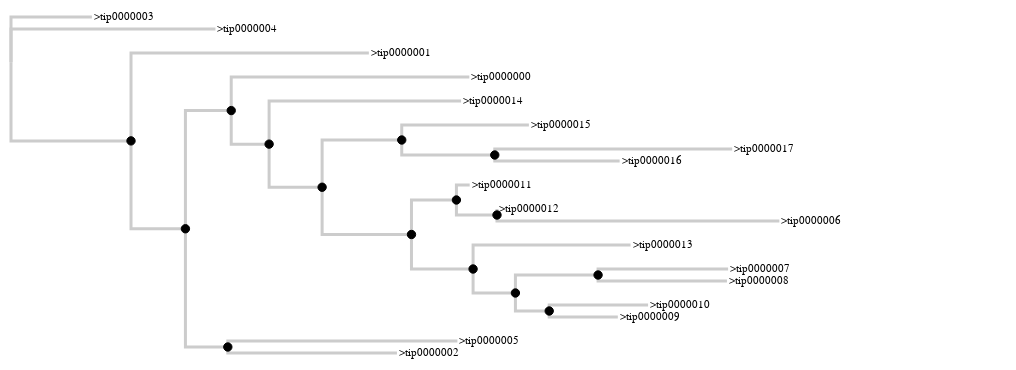

Here is the notebook cell this chart was saved with:
### Code cell
project.show()

### Figure 1 — Vega specification as saved in the notebook (floating-point values rounded to 4 significant figures)
{"$schema": "https://vega.github.io/schema/vega/v3.json", "data": [{"name": "tree", "transform": [{"key": "id", "parentKey": "parent", "type": "stratify"}, {"as": ["y0", "x0", "depth0", "children0"], "method": "cluster", "size": [{"signal": "height"}, {"signal": "width - 100"}], "type": "tree"}, {"as": ["y", "x", "depth", "children"], "method": "cluster", "size": [{"signal": "height"}, {"signal": "width - 100"}], "type": "tree"}, {"as": "x", "expr": "datum.distance * branchScale", "type": "formula"}, {"as": "y", "expr": "datum.y0 * (heightScale / 100)", "type": "formula"}], "values": [{"children": 3, "children0": 3, "depth": 0, "depth0": 0, "distance": 0, "id": "0", "label": "0", "length": 0, "parent": null, "type": "root", "x": 0, "x0": 0, "y": 37.24, "y0": 57.3}, {"children": 0, "children0": 0, "depth": 1, "depth0": 1, "distance": 0.4045, "id": ">tip0000003", "label": ">tip0000003", "length": 0.4045, "parent": "0", "type": "leaf", "x": 40.45, "x0": 900, "y": 7.8, "y0": 12}, {"children": 0, "children0": 0, "depth": 1, "depth0": 1, "distance": 1.022, "id": ">tip0000004", "label": ">tip0000004", "length": 1.022, "parent": "0", "type": "leaf", "x": 102.2, "x0": 900, "y": 15.6, "y0": 24}, {"children": 2, "children0": 2, "depth": 1, "depth0": 1, "distance": 0.6, "id": "1", "label": "1", "length": 0.6, "parent": "0", "type": "node", "x": 60.0, "x0": 90.0, "y": 88.33, "y0": 135.9}, {"children": 0, "children0": 0, "depth": 2, "depth0": 2, "distance": 1.789, "id": ">tip0000001", "label": ">tip0000001", "length": 1.189, "parent": "1", "type": "leaf", "x": 178.9, "x0": 900, "y": 31.2, "y0": 48}, {"children": 2, "children0": 2, "depth": 2, "depth0": 2, "distance": 0.8721, "id": "2", "label": "2", "length": 0.2721, "parent": "1", "type": "node", "x": 87.21, "x0": 180.0, "y": 145.5, "y0": 223.8}, {"children": 2, "children0": 2, "depth": 3, "depth0": 3, "distance": 1.101, "id": "3", "label": "3", "length": 0.229, "parent": "2", "type": "node", "x": 110.1, "x0": 270.0, "y": 68.62, "y0": 105.6}, {"children": 0, "children0": 0, "depth": 4, "depth0": 4, "distance": 2.292, "id": ">tip0000000", "label": ">tip0000000", "length": 1.191, "parent": "3", "type": "leaf", "x": 229.2, "x0": 900, "y": 46.8, "y0": 72}, {"children": 2, "children0": 2, "depth": 4, "depth0": 4, "distance": 1.291, "id": "4", "label": "4", "length": 0.1894, "parent": "3", "type": "node", "x": 129.1, "x0": 360, "y": 90.43, "y0": 139.1}, {"children": 0, "children0": 0, "depth": 5, "depth0": 5, "distance": 2.25, "id": ">tip0000014", "label": ">tip0000014", "length": 0.9599, "parent": "4", "type": "leaf", "x": 225.0, "x0": 900, "y": 62.4, "y0": 96}, {"children": 2, "children0": 2, "depth": 5, "depth0": 5, "distance": 1.556, "id": "5", "label": "5", "length": 0.265, "parent": "4", "type": "node", "x": 155.6, "x0": 450, "y": 118.5, "y0": 182.2}, {"children": 2, "children0": 2, "depth": 6, "depth0": 6, "distance": 1.954, "id": "6", "label": "6", "length": 0.3981, "parent": "5", "type": "node", "x": 195.4, "x0": 720, "y": 87.75, "y0": 135}, {"children": 0, "children0": 0, "depth": 7, "depth0": 7, "distance": 2.589, "id": ">tip0000015", "label": ">tip0000015", "length": 0.6358, "parent": "6", "type": "leaf", "x": 258.9, "x0": 900, "y": 78, "y0": 120}, {"children": 2, "children0": 2, "depth": 7, "depth0": 7, "distance": 2.419, "id": "7", "label": "7", "length": 0.4652, "parent": "6", "type": "node", "x": 241.9, "x0": 810, "y": 97.5, "y0": 150}, {"children": 0, "children0": 0, "depth": 8, "depth0": 8, "distance": 3.606, "id": ">tip0000017", "label": ">tip0000017", "length": 1.187, "parent": "7", "type": "leaf", "x": 360.6, "x0": 900, "y": 93.6, "y0": 144}, {"children": 0, "children0": 0, "depth": 8, "depth0": 8, "distance": 3.043, "id": ">tip0000016", "label": ">tip0000016", "length": 0.6243, "parent": "7", "type": "leaf", "x": 304.3, "x0": 900, "y": 101.4, "y0": 156}, {"children": 2, "children0": 2, "depth": 6, "depth0": 6, "distance": 2.002, "id": "8", "label": "8", "length": 0.4468, "parent": "5", "type": "node", "x": 200.2, "x0": 540, "y": 149.2, "y0": 229.5}, {"children": 2, "children0": 2, "depth": 7, "depth0": 7, "distance": 2.227, "id": "9", "label": "9", "length": 0.2247, "parent": "8", "type": "node", "x": 222.7, "x0": 720, "y": 126.8, "y0": 195}, {"children": 0, "children0": 0, "depth": 8, "depth0": 8, "distance": 2.293, "id": ">tip0000011", "label": ">tip0000011", "length": 0.06634, "parent": "9", "type": "leaf", "x": 229.3, "x0": 900, "y": 117, "y0": 180}, {"children": 2, "children0": 2, "depth": 8, "depth0": 8, "distance": 2.43, "id": "10", "label": "10", "length": 0.2028, "parent": "9", "type": "node", "x": 243.0, "x0": 810, "y": 136.5, "y0": 210}, {"children": 0, "children0": 0, "depth": 9, "depth0": 9, "distance": 2.43, "id": ">tip0000012", "label": ">tip0000012", "length": 0, "parent": "10", "type": "leaf", "x": 243.0, "x0": 900, "y": 132.6, "y0": 204}, {"children": 0, "children0": 0, "depth": 9, "depth0": 9, "distance": 3.842, "id": ">tip0000006", "label": ">tip0000006", "length": 1.412, "parent": "10", "type": "leaf", "x": 384.2, "x0": 900, "y": 140.4, "y0": 216}, {"children": 2, "children0": 2, "depth": 7, "depth0": 7, "distance": 2.31, "id": "11", "label": "11", "length": 0.308, "parent": "8", "type": "node", "x": 231.0, "x0": 630, "y": 171.6, "y0": 264}, {"children": 0, "children0": 0, "depth": 8, "depth0": 8, "distance": 3.098, "id": ">tip0000013", "label": ">tip0000013", "length": 0.7872, "parent": "11", "type": "leaf", "x": 309.8, "x0": 900, "y": 156, "y0": 240}, {"children": 2, "children0": 2, "depth": 8, "depth0": 8, "distance": 2.522, "id": "12", "label": "12", "length": 0.2117, "parent": "11", "type": "node", "x": 252.2, "x0": 720, "y": 187.2, "y0": 288}, {"children": 2, "children0": 2, "depth": 9, "depth0": 9, "distance": 2.935, "id": "13", "label": "13", "length": 0.4132, "parent": "12", "type": "node", "x": 293.5, "x0": 810, "y": 175.5, "y0": 270}, {"children": 0, "children0": 0, "depth": 10, "depth0": 10, "distance": 3.585, "id": ">tip0000007", "label": ">tip0000007", "length": 0.6502, "parent": "13", "type": "leaf", "x": 358.5, "x0": 900, "y": 171.6, "y0": 264}, {"children": 0, "children0": 0, "depth": 10, "depth0": 10, "distance": 3.58, "id": ">tip0000008", "label": ">tip0000008", "length": 0.6445, "parent": "13", "type": "leaf", "x": 358.0, "x0": 900, "y": 179.4, "y0": 276}, {"children": 2, "children0": 2, "depth": 9, "depth0": 9, "distance": 2.691, "id": "14", "label": "14", "length": 0.169, "parent": "12", "type": "node", "x": 269.1, "x0": 810, "y": 198.9, "y0": 306}, {"children": 0, "children0": 0, "depth": 10, "depth0": 10, "distance": 3.185, "id": ">tip0000010", "label": ">tip0000010", "length": 0.4943, "parent": "14", "type": "leaf", "x": 318.5, "x0": 900, "y": 195, "y0": 300}, {"children": 0, "children0": 0, "depth": 10, "depth0": 10, "distance": 3.034, "id": ">tip0000009", "label": ">tip0000009", "length": 0.343, "parent": "14", "type": "leaf", "x": 303.4, "x0": 900, "y": 202.8, "y0": 312}, {"children": 2, "children0": 2, "depth": 3, "depth0": 3, "distance": 1.084, "id": "15", "label": "15", "length": 0.212, "parent": "2", "type": "node", "x": 108.4, "x0": 810, "y": 222.3, "y0": 342}, {"children": 0, "children0": 0, "depth": 4, "depth0": 4, "distance": 2.232, "id": ">tip0000005", "label": ">tip0000005", "length": 1.148, "parent": "15", "type": "leaf", "x": 223.2, "x0": 900, "y": 218.4, "y0": 336}, {"children": 0, "children0": 0, "depth": 4, "depth0": 4, "distance": 1.93, "id": ">tip0000002", "label": ">tip0000002", "length": 0.8457, "parent": "15", "type": "leaf", "x": 193.0, "x0": 900, "y": 226.2, "y0": 348}]}, {"name": "links", "source": "tree", "transform": [{"key": "id", "type": "treelinks"}, {"orient": "horizontal", "shape": "orthogonal", "type": "linkpath"}]}, {"name": "nodes", "source": "tree", "transform": [{"expr": "datum.type == 'node'", "type": "filter"}]}, {"name": "leaves", "source": "tree", "transform": [{"expr": "datum.type == 'leaf'", "type": "filter"}]}], "height": 360, "marks": [{"encode": {"update": {"path": {"field": "path"}, "stroke": {"value": "#ccc"}, "strokeWidth": {"value": 3}}}, "from": {"data": "links"}, "type": "path"}, {"encode": {"enter": {"size": {"value": 70}, "stroke": {"value": "#000"}}, "update": {"fill": {"value": "#000"}, "x": {"field": "x"}, "y": {"field": "y"}}}, "from": {"data": "nodes"}, "name": "ancestor", "type": "symbol"}, {"encode": {"enter": {"fill": {"value": "#000"}, "text": {"field": "label"}}, "update": {"dx": {"value": 2}, "dy": {"value": 3}, "x": {"field": "x"}, "y": {"field": "y"}}}, "from": {"data": "leaves"}, "type": "text"}], "padding": 5, "scales": [{"domain": {"data": "tree", "field": "depth"}, "name": "color", "range": {"scheme": "magma"}, "type": "sequential", "zero": true}], "signals": [{"bind": {"input": "range", "max": 500, "min": 0, "step": 50}, "name": "branchScale", "value": 200}, {"bind": {"input": "range", "max": 100, "min": 0, "step": 5}, "name": "heightScale", "value": 100}, {"name": "cladify", "on": [{"events": "@ancestor:mousedown, @ancestor:touchstart", "update": "datum"}], "value": "datum"}], "width": 1000}
